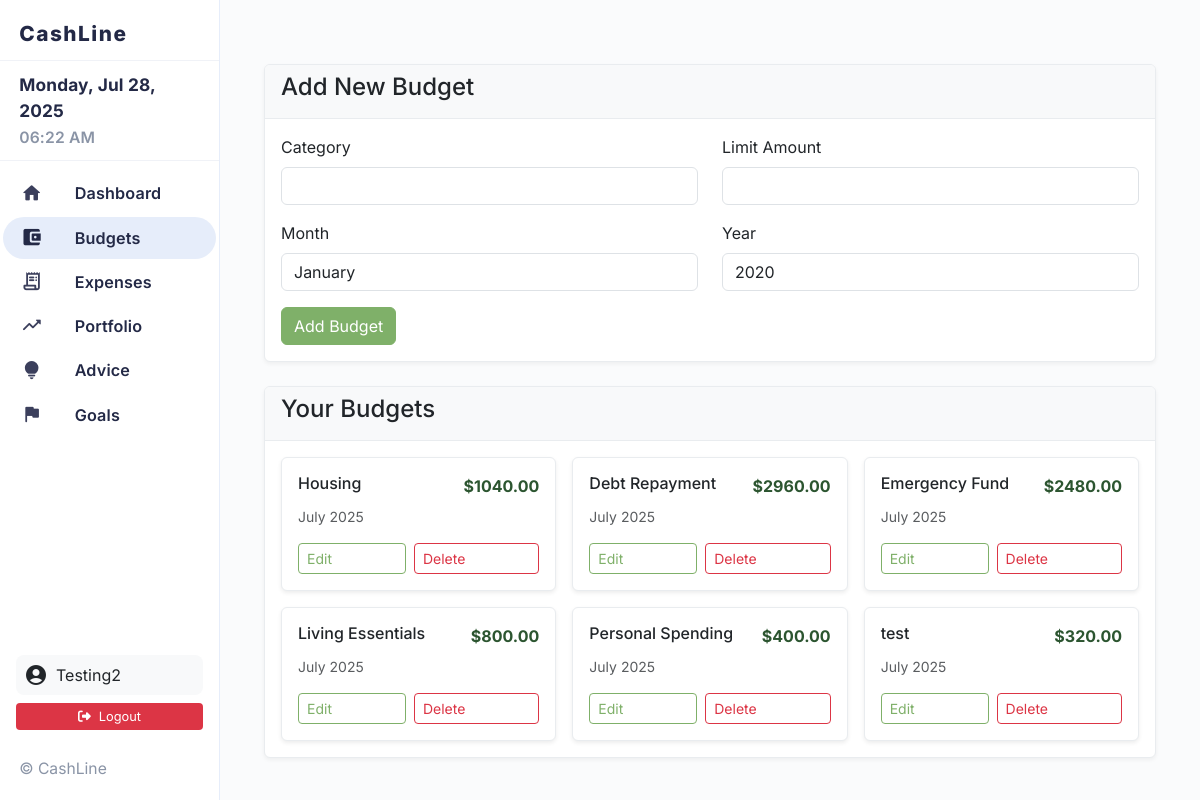
The app's page /budget (signed in), older data.
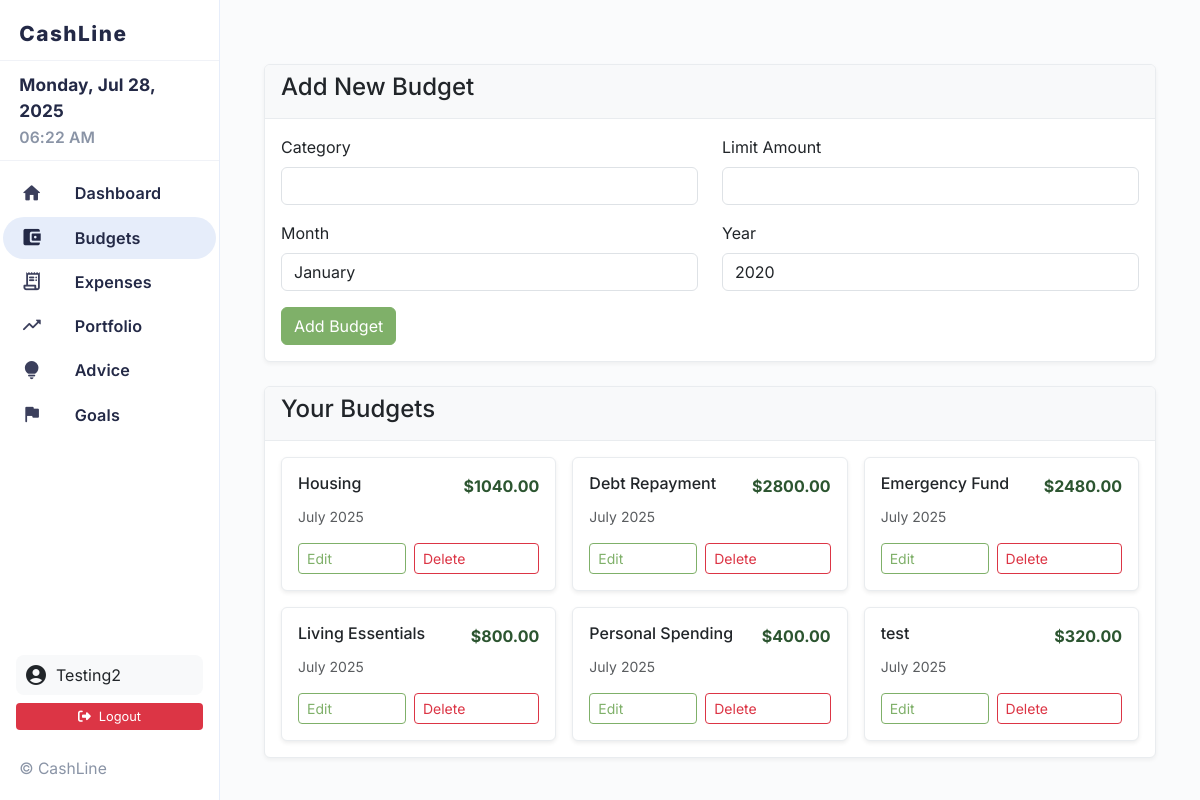
The same page, newer data.
### models.py (models this page shows)
class Budget(db.Model):
    id = db.Column(db.Integer, primary_key=True)
    user_id = db.Column(db.Integer, db.ForeignKey('user.id'), nullable=False)
    category = db.Column(db.String(100), nullable=False)
    limit_amount = db.Column(db.Float, nullable=False)
    month = db.Column(db.String(20), nullable=False)
    year = db.Column(db.Integer, nullable=False)
    created_at = db.Column(db.DateTime, default=datetime.utcnow)

### app.py (the view, shortened to what this page needs)
    @app.route('/budget', methods=['GET', 'POST'])
    @login_required
    def budget():
        form = BudgetForm()
        budgets = Budget.query.filter_by(user_id=current_user.id).all()
        return render_template('budget.html', form=form, budgets=budgets)

### forms.py
class BudgetForm(FlaskForm):
    category = StringField('Category', validators=[DataRequired()])
    limit_amount = FloatField('Limit Amount', validators=[DataRequired()])
    month = SelectField('Month', choices=[
        ('January', 'January'), ('February', 'February'), ('March', 'March'),
        ('April', 'April'), ('May', 'May'), ('June', 'June'),
        ('July', 'July'), ('August', 'August'), ('September', 'September'),
        ('October', 'October'), ('November', 'November'), ('December', 'December')
    ], validators=[DataRequired()])
    year = SelectField('Year', choices=[(str(year), str(year)) for year in range(2020, 2031)], validators=[DataRequired()])
    submit = SubmitField('Add Budget')

### app.py (called while the page is built)
def create_app(config_name='default'):
    app = Flask(__name__)
    app.config.from_object(config[config_name])
    db.init_app(app)
    login_manager = LoginManager()
    login_manager.init_app(app)
    login_manager.login_view = 'login'
    login_manager.login_message = 'Please log in to access this page.'
    @login_manager.user_loader
    def load_user(user_id):
        return db.session.get(User, int(user_id))
    register_routes(app)
    return app

### templates/budget.html (shortened to what the changed rows need)
{% extends "base.html" %}
{% block content %}
<div class="container mt-4">
    <div class="row">
        <div class="col-12">
            <div class="card">
                <div class="card-body">
                    {% if budgets %}
                        <div class="row g-3">
                            {% for budget in budgets %}
                                <div class="col-md-6 col-lg-4">
                                    <div class="card h-100 shadow-sm">
                                        <div class="card-body">
                                            <div class="d-flex justify-content-between align-items-start mb-2">
                                                <h6 class="card-title mb-0">{{ budget.category }}</h6>
                                                <span class="text-primary fw-bold fs-6">${{ "%.2f"|format(budget.limit_amount) }}</span>
                                            </div>
                                            <p class="text-muted small mb-3">{{ budget.month }} {{ budget.year }}</p>
                                            <div class="d-flex gap-2">
                                                <a href="{{ url_for('edit_budget', budget_id=budget.id) }}" class="btn btn-outline-primary btn-sm flex-fill">Edit</a>
                                                <form method="POST" action="{{ url_for('delete_budget', budget_id=budget.id) }}" class="d-inline flex-fill">
                                                    <button type="submit" class="btn btn-outline-danger btn-sm w-100" onclick="return confirm('Are you sure?')">Delete</button>
                                                </form>
                                            </div>
                                        </div>
                                    </div>
                                </div>
                            {% endfor %}
                        </div>
                    {% else %}
                        <div class="text-center py-5">
                            <i class="fas fa-chart-pie fa-3x text-muted mb-3"></i>
                            <p class="text-muted">No budgets created yet.</p>
                            <p class="text-muted small">Create your first budget to start tracking your spending!</p>
                        </div>
                    {% endif %}
                </div>
            </div>
        </div>
    </div>
</div>
{% endblock %}

Row changes from the older to the newer data that the page shows:
changed Budget "Debt Repayment": limit_amount "2960.00" → "2800.00"
